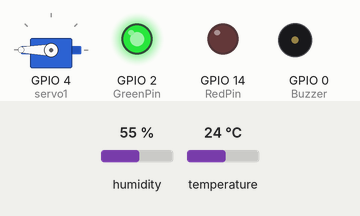
Recording of a sketch running on a simulated ESP8266 (NodeMCU). Shown: servo, output pins drawn as LEDs (lit = HIGH), buzzer (waves = sounding). Dashed ring = blinking. The test bench sets the inputs (shaded band); at power-on: temperature 24 °C, humidity 55 %. WiFi joins after 1.5 s; servers stay silent unless stated; network time is answered at once with the bench clock; uploads are accepted with an empty reply; the local clock reads 2024-03-15 10:24:30 at power-on unless the sketch sets it; what the sketch prints to the serial monitor is not drawn.

Above: at 2.7 s.
2.8 s: temperature set to 22 °C
At 7.8 s:
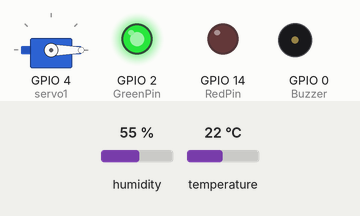
12.9 s: temperature set to 28 °C
At 21.9 s:
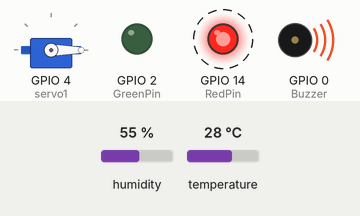
23.0 s: temperature set to 12 °C
33.1 s: temperature set to 33 °C
At 39.3 s:
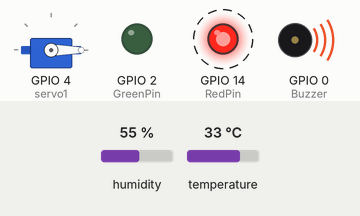
Timing chart, 0 to 43.1 s (numbered marks = the images above; inputs shaded):
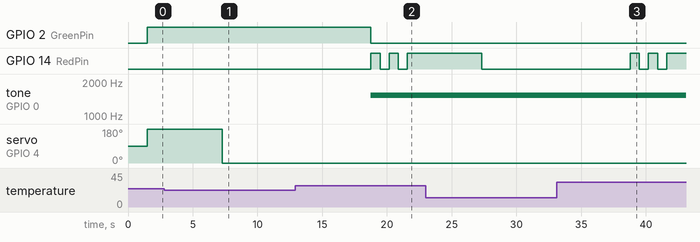

Measured:
- the behaviour switches between 24 and 23 °C on temperature (found by bisection; images 0 and 1)
- after the input at 2.8 s, GPIO 2 (GreenPin): stays HIGH (without the input it goes to LOW after 4.5 s); GPIO 14 (RedPin): stops changing and stays LOW; tone on GPIO 0 (Buzzer): stays silent (without the input it goes to 1523 Hz after 4.5 s); servo on GPIO 4 (servo1): 180° → 0° after 4.5 s instead of 7.3 s
- after the input at 12.9 s, GPIO 2 (GreenPin): HIGH → LOW after 5.9 s; GPIO 14 (RedPin): alternates HIGH for 0.70 s and LOW for 0.70 s, 5 changes in all, then stays HIGH, starting after 5.9 s; tone on GPIO 0 (Buzzer): silent → 1523 Hz after 5.9 s
- after the input at 33.1 s, GPIO 14 (RedPin): alternates HIGH for 0.70 s and LOW for 0.70 s, 5 changes in all, then stays HIGH, starting after 5.7 s

The sketch:

IotTecnoUpsa.ino
```cpp
//Azure IoT Hub + DHT11 + NodeMCU ESP8266 Experiment Done By Prasenjit Saha
#include <ESP8266WiFi.h>
#include <WiFiClient.h>
#include <ESP8266HTTPClient.h>
#include "DHT.h"
#include <NTPClient.h>
#include <WiFiUdp.h>
#include <Servo.h>
// WiFi settings
const char* ssid = "FLIA PIZARRO";
const char* password = "3276856xyz";
const char * headerKeys[] = {"ETag"};
const size_t numberOfHeaders = 1;
//Banderas
String bandera_servo="true";
String bandera_alarma="false";
String verdadero="true";
String falso="false";
//Mensaje
String mensaje="on";

WiFiUDP ntpUDP;
NTPClient timeClient(ntpUDP, "south-america.pool.ntp.org", -14400, 60000);

#define DHTPIN 5
// Digital pin connected to the DHT sensor

//Azure IoT Hub
const String AzureIoTHubURI="https://IoTHub-TecnoUpsa.azure-devices.net/devices/esp-01/messages/events?api-version=2020-03-13";
const String AzureIoTHubURIGet="https://IoTHub-TecnoUpsa.azure-devices.net/devices/esp-01/messages/deviceBound?api-version=2020-03-13";
const String AzureIoTHubURIDel="https://IoTHub-TecnoUpsa.azure-devices.net/devices/esp-01/messages/deviceBound/{etag}?api-version=2020-03-13";
//openssl s_client -servername myioteventhub.azure-devices.net -connect myioteventhub.azure-devices.net:443 | openssl x509 -fingerprint -noout //
const String AzureIoTHubFingerPrint="9C:46:08:5D:55:5C:F7:83:79:0A:03:BD:DE:F4:54:F2:C9:E6:FF:9C";
//az iot hub generate-sas-token --device-id {YourIoTDeviceId} --hub-name {YourIoTHubName}
const String AzureIoTHubAuth="SharedAccessSignature sr=IoTHub-TecnoUpsa.azure-devices.net%2Fdevices%2Fesp-01&sig=Y%2FT2UbTQJ4oewgEQyWrr9bVJYRgtfxgHPx6V6%2BvQQoA%3D&se=1623479200";

#define DHTTYPE DHT11

DHT dht(DHTPIN, DHTTYPE);
////Servo Motor
Servo servo1;
int Pmin=600;
int Pmax=2750;
//Buzzer
const int Buzzer=0;
//leds
const int GreenPin=2;
const int RedPin=14;

void setup() {
  Serial.begin(9600);
  Serial.println(F("DHTxx test!"));

  dht.begin();
  Serial.println("ESP8266 starting in normal mode");

  // Connect to WiFi
  WiFi.begin(ssid, password);
  while (WiFi.status() != WL_CONNECTED) {
    delay(500);
    Serial.print(".");
  }
  Serial.println("");
  Serial.println("WiFi connected");

  // Print the IP address
  Serial.println(WiFi.localIP());
  timeClient.begin();
  //Servo motor
  servo1.attach(4,Pmin,Pmax);
  //Buzzer
  pinMode(Buzzer, OUTPUT);
  //Leds
  pinMode(GreenPin, OUTPUT);
  pinMode(RedPin, OUTPUT);
}

void loop() {
  //Iniciar Cinta
  if(bandera_alarma==falso){
    digitalWrite(RedPin , LOW);
    bandera_servo=verdadero;
    Serial.println("Funcionamiento Correcto");
    noTone(Buzzer);}
  else{
    digitalWrite(GreenPin , LOW);
    bandera_servo=falso;
    Serial.println("ALERTA!!ALERTA!!ALERTA!!!");
    tone(Buzzer, 1523);
    digitalWrite(RedPin , HIGH);
    delay(700);
    noTone(Buzzer);
    digitalWrite(RedPin , LOW);
    delay(700);
    tone(Buzzer, 1523);
    digitalWrite(RedPin , HIGH);
    delay(700);
    noTone(Buzzer);
    digitalWrite(RedPin , LOW);
    delay(700);
    tone(Buzzer, 1523);
    digitalWrite(RedPin , HIGH);


    }
  if((bandera_servo==verdadero)&&(mensaje=="on")){
    servo1.write(180);
    digitalWrite(GreenPin , HIGH);
    }
  else{
    servo1.write(0);}


  //Sacar la hora y darle formato
  timeClient.update();
  unsigned long epochTime = timeClient.getEpochTime();
  String formattedTime = timeClient.getFormattedTime();
  struct tm *ptm = gmtime ((time_t *)&epochTime);

  int monthDay = ptm->tm_mday;
  String m;
  int currentMonth = ptm->tm_mon+1;
  if(currentMonth<10)
  {m="0"+String(currentMonth);}
  else
  {m=String(currentMonth);}

  int currentYear = ptm->tm_year+1900;

  String currentDate = String(currentYear) + "-" + m + "-" + String(monthDay)+"T"+formattedTime;

  // Wait a few seconds between measurements.
  delay(5000);
  float h = dht.readHumidity();
  // Read temperature as Celsius (the default)
  float t = dht.readTemperature();

  // Check if any reads failed and exit early (to try again).
  if (isnan(h) || isnan(t)) {
    Serial.println(F("Failed to read from DHT sensor!"));
    return;
  }

  Serial.print(F("Humidity: "));
  Serial.print(h);
  Serial.print(F("%  Temperature: "));
  Serial.print(t);
  Serial.print(F("°C "));
  String b=bandera_alarma;
  String ms=bandera_servo;
  String PostData="{\"NameDevice\":\"ESP-01\",\"EventDateTime\":'"+String(currentDate)+"',\"Temperatura\":'"+String(t)+"',\"Humedad\":'"+String(h)+"',\"MicroServo\":'"+ms+"',\"Buzzer\":'"+b+"'}";
      Serial.println(PostData);
      // Send data to cloud
      int returnCode=RestPostData(AzureIoTHubURI,AzureIoTHubFingerPrint,AzureIoTHubAuth,PostData);
      Serial.println(returnCode);
      String mensaje=RestGetData(AzureIoTHubURIGet,AzureIoTHubFingerPrint,AzureIoTHubAuth);
      Serial.println(mensaje);

float limite=23.5;
if(t>limite){
  bandera_alarma=verdadero;
  Serial.println("Temperatura sobrepasada");}
else{
  bandera_alarma=falso;
  }
}

// Functions
int RestPostData(String URI, String fingerPrint, String Authorization, String PostData)
{
    HTTPClient http;
    http.begin(URI,fingerPrint);
    http.addHeader("Authorization",Authorization);
    http.addHeader("Content-Type", "application/atom+xml;type=entry;charset=utf-8");
    int returnCode=http.POST(PostData);
    if(returnCode<0)
  {
    Serial.println("RestPostData: Error sending data: "+String(http.errorToString(returnCode).c_str()));
  }
    http.end();
  return returnCode;
}

String RestGetData(String URI, String fingerPrint, String Authorization)
{
    HTTPClient http;
    http.begin(URI,fingerPrint);
    http.addHeader("Authorization",Authorization);
    http.addHeader("Content-Type", "application/atom+xml;type=entry;charset=utf-8");
    http.collectHeaders(headerKeys, numberOfHeaders);
    int httpCode = http.GET();
    String payload;
    if(httpCode<0)
  {
    Serial.println("RestGetData: Error getting data: "+String(http.errorToString(httpCode).c_str()));
  }
    if (httpCode == HTTP_CODE_OK || httpCode == HTTP_CODE_MOVED_PERMANENTLY) {
        String eTag = http.header("ETag");
        String newEtag=trimETag(eTag);
        payload = http.getString();
        mensaje=payload;
        String urlNew=AzureIoTHubURIDel;
        urlNew.replace("etag",newEtag);
        int httpdel=RestDelData(urlNew,AzureIoTHubFingerPrint,AzureIoTHubAuth);
        Serial.println(httpdel);
    }
    else{
    payload=String(httpCode);}
    http.end();
  return payload;
}

int RestDelData(String URI, String fingerPrint, String Authorization)
{
    HTTPClient http;
    http.begin(URI,fingerPrint);
    http.addHeader("Authorization",Authorization);
    http.addHeader("Content-Type", "application/atom+xml;type=entry;charset=utf-8");
    int httpCode = http.sendRequest("DELETE");;
    if(httpCode<0)
  {
    Serial.println("RestDelData: Error getting data: "+String(http.errorToString(httpCode).c_str()));
  }
    http.end();
  return httpCode;
}

String trimETag(String value)
{
    String retVal=value;

    if(value.startsWith("\""))
      retVal=value.substring(1);

    if(value.endsWith("\""))
      retVal=retVal.substring(0,retVal.length()-1);

    return retVal;
}
```
